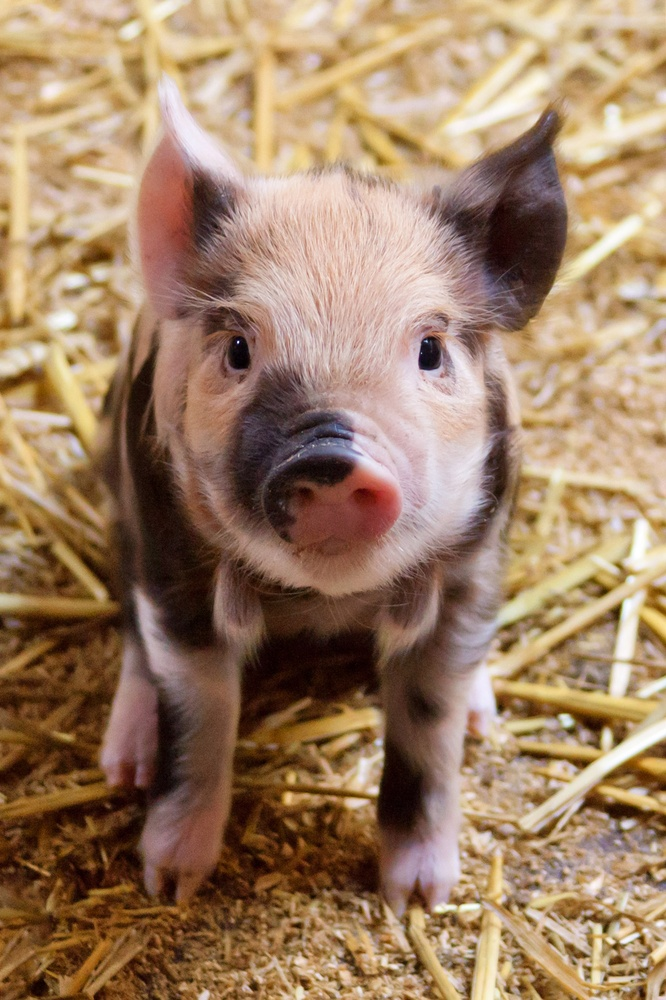
#> input picture assets/images/cute-piglet.jpg, 666 x 1000 px, shrunk from 1279 x 1920 before the run
$ python power_law.py
#> lines starting #> are read from the running program, lines starting #| are printed output that depends on the picture
### main.py
import matplotlib.pyplot as plt
import numpy as np
from PIL import Image

img_path = 'assets/images/cute-piglet.jpg'
img = np.asarray(Image.open(img_path).convert('L'), dtype='int64')
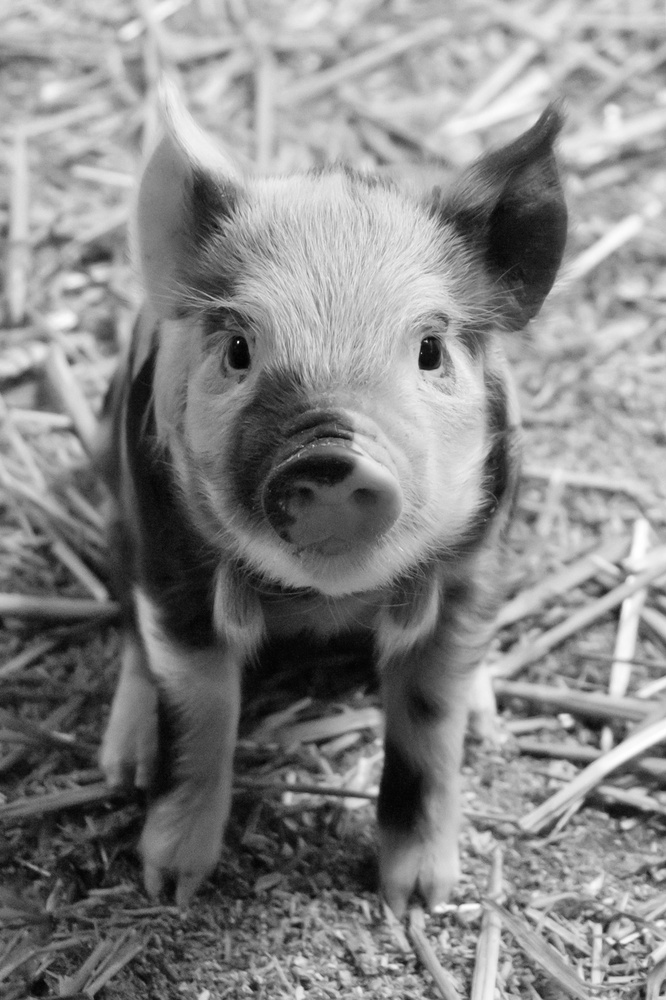
#> img: shape (1000, 666) int64; min 1, max 255, mean 134.1


def print_image(image):
    print(image)
#> (printed output is left out)
    img_plot = plt.imshow(image, cmap='gray')


# [2 lines that do not run on import are left out]

### power_law.py
import math
import matplotlib.pyplot as plt
import numpy as np
from main import img, print_image

print_image(img)
plt.show()
img_cp = np.copy(img)

print("\nenter parameters.")
g = float(input("gamma: "))
#> the answer given: 3
calculated_c = float(255 / math.pow(255, g))  # 255/255^gamma <= c < 256/255^gamma


def power_low_transformation(image, gamma, c):
#> called with gamma = 3, c = 1.54e-05
    for x, y in np.ndindex(image.shape):
        z = math.floor(c * math.pow(image[x, y], gamma))
        if z < 0:
            z = 0
        if z > 255:
            z = 255
        image[x, y] = z
#> this loop made 666000 passes
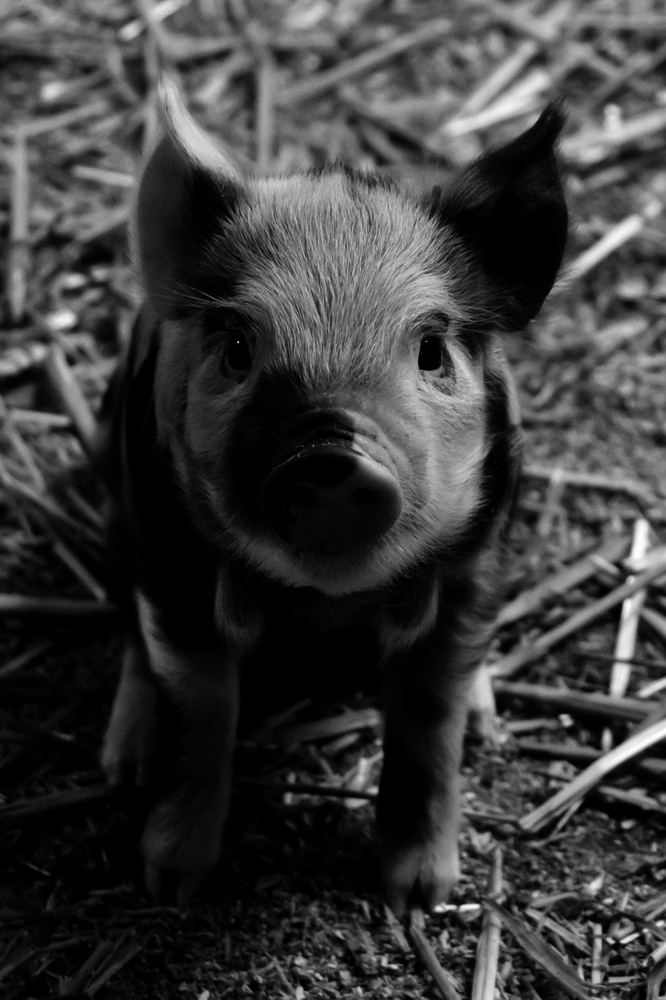
#> image: shape (1000, 666) int64; min 0, max 255, mean 59.7
    return image


img_cp = power_low_transformation(img_cp, g, calculated_c)
print_image(img_cp)
#> (printed output is left out)
plt.show()
